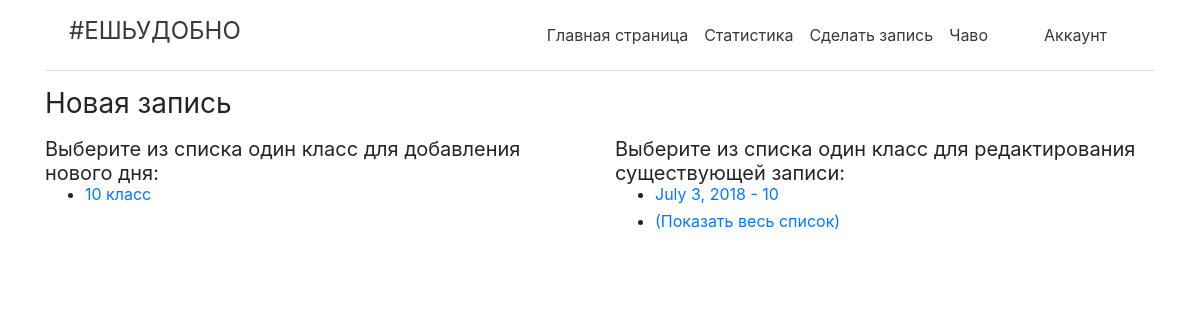
The page /write/ (signed in) on the database its author committed.
### app/models.py (models this page shows, shortened)
class SchoolClass(models.Model):
    school_class = models.CharField(max_length=10, help_text = 'Класс')
    class Meta:
    	ordering = ['school_class']

class State(models.Model):
    date = models.DateField(help_text = '- в формате гггг-мм-дд')
    status = models.CharField(max_length=1)
    people = models.ManyToManyField(People,
        help_text = '-выберите только тех, кто пришел!',
        related_name="peoples",
        blank = 'true')
    school_class = models.CharField(max_length=10)
    school_class_id = models.CharField(max_length=10)
    author = models.CharField(max_length=100)
    availability = models.CharField(max_length=2)
    class Meta:
        ordering = ['date']

### app/views.py (the view)
# urls.py: path('write/', views.writeindex, name = 'writeindex'),
@login_required
def writeindex(request):
    if request.user.groups.get().name == 'Writer':
        school_class = SchoolClass.objects.all()
        state_list = State.objects.filter(availability='+').order_by('-date')[0:5]
        return render(
            request,
            'app/writeindex.html',
            context = {'class':school_class, 'state_list':state_list})
    else:
        return render(
            request,
            'app/permissions.html')

### app/templates/app/writeindex.html (shortened to what this page needs)
{% extends "base_generic.html" %}
{% block content %}
<h3 class="my-0 mr-md-auto font-weight-normal">Новая запись</<h3>
<div class="row">
  <div class="col-sm-6">
    <h5 class="my-0 mr-md-auto font-weight-normal">Выберите из списка один класc для добавления нового дня:</<h5>
    <ul>
      {% if class %}
        {% for i in class %}
          <h6 class="my-0 mr-md-auto font-weight-normal"><li><a href='{{ i.id }}'>{{i.school_class}} класс</a></li></h6>
        {% endfor %}
        {% else %}
          <li>Список пуст!</li>
      {% endif %}
    </ul>
  </div>
  <div class="col-sm-6">
    <h5 class="my-0 mr-md-auto font-weight-normal">Выберите из списка один класс для редактирования существующей записи:</<h5>
    <ul>
      {% if state_list %}
        {% for i in state_list %}
          <h6 <h3 class="font-weight-normal"><li><a href="edit/{{i.id}}/{{i.school_class_id}}">{{i.date}} - {{i.school_class}}</a></li>
          </h6>
        {% endfor %}
        <h6 class="my-0 mr-md-auto font-weight-normal"><li><a href="{% url 'list'%}">(Показать весь список)</a></li></h6>
      {% else %}
        <h6 <h3 class="font-weight-normal"><li>Список пуст!</li></h6>
      {% endif %}
    </ul>
  </div>
{% endblock %}

### rows shown on the page
SchoolClass: school_class "10"
State: date "July 3, 2018", school_class "10"
